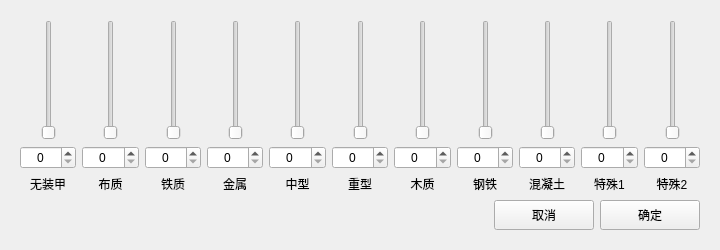
<?xml version="1.0" encoding="UTF-8"?>
<ui version="4.0">
 <class>Form</class>
 <widget class="QWidget" name="Form">
  <property name="geometry">
   <rect>
    <x>0</x>
    <y>0</y>
    <width>720</width>
    <height>250</height>
   </rect>
  </property>
  <property name="windowTitle">
   <string>Form</string>
  </property>
  <layout class="QGridLayout" name="gridLayout_4">
   <item row="0" column="0">
    <widget class="QWidget" name="widget" native="true">
     <layout class="QGridLayout" name="gridLayout_26">
      <item row="0" column="0">
       <layout class="QGridLayout" name="gridLayout_25">
        <item row="0" column="0">
         <layout class="QGridLayout" name="gridLayout_3">
          <item row="0" column="0">
           <layout class="QGridLayout" name="gridLayout_2">
            <item row="0" column="0">
             <spacer name="horizontalSpacer_2">
              <property name="orientation">
               <enum>Qt::Horizontal</enum>
              </property>
              <property name="sizeHint" stdset="0">
               <size>
                <width>10</width>
                <height>20</height>
               </size>
              </property>
             </spacer>
            </item>
            <item row="0" column="1">
             <widget class="QSlider" name="verticalSlider_1">
              <property name="minimumSize">
               <size>
                <width>0</width>
                <height>120</height>
               </size>
              </property>
              <property name="maximum">
               <number>100</number>
              </property>
              <property name="orientation">
               <enum>Qt::Vertical</enum>
              </property>
             </widget>
            </item>
            <item row="0" column="2">
             <spacer name="horizontalSpacer_3">
              <property name="orientation">
               <enum>Qt::Horizontal</enum>
              </property>
              <property name="sizeHint" stdset="0">
               <size>
                <width>10</width>
                <height>20</height>
               </size>
              </property>
             </spacer>
            </item>
           </layout>
          </item>
          <item row="1" column="0">
           <widget class="QSpinBox" name="spinBox_1">
            <property name="alignment">
             <set>Qt::AlignCenter</set>
            </property>
            <property name="maximum">
             <number>1000</number>
            </property>
           </widget>
          </item>
          <item row="2" column="0">
           <widget class="QLabel" name="label_1">
            <property name="text">
             <string>无装甲</string>
            </property>
            <property name="alignment">
             <set>Qt::AlignCenter</set>
            </property>
           </widget>
          </item>
         </layout>
        </item>
        <item row="0" column="1">
         <layout class="QGridLayout" name="gridLayout_5">
          <item row="0" column="0">
           <layout class="QGridLayout" name="gridLayout_6">
            <item row="0" column="0">
             <spacer name="horizontalSpacer_4">
              <property name="orientation">
               <enum>Qt::Horizontal</enum>
              </property>
              <property name="sizeHint" stdset="0">
               <size>
                <width>10</width>
                <height>20</height>
               </size>
              </property>
             </spacer>
            </item>
            <item row="0" column="1">
             <widget class="QSlider" name="verticalSlider_2">
              <property name="minimumSize">
               <size>
                <width>0</width>
                <height>120</height>
               </size>
              </property>
              <property name="maximum">
               <number>100</number>
              </property>
              <property name="orientation">
               <enum>Qt::Vertical</enum>
              </property>
             </widget>
            </item>
            <item row="0" column="2">
             <spacer name="horizontalSpacer_5">
              <property name="orientation">
               <enum>Qt::Horizontal</enum>
              </property>
              <property name="sizeHint" stdset="0">
               <size>
                <width>10</width>
                <height>20</height>
               </size>
              </property>
             </spacer>
            </item>
           </layout>
          </item>
          <item row="1" column="0">
           <widget class="QSpinBox" name="spinBox_2">
            <property name="alignment">
             <set>Qt::AlignCenter</set>
            </property>
            <property name="maximum">
             <number>1000</number>
            </property>
           </widget>
          </item>
          <item row="2" column="0">
           <widget class="QLabel" name="label_2">
            <property name="text">
             <string>布质</string>
            </property>
            <property name="alignment">
             <set>Qt::AlignCenter</set>
            </property>
           </widget>
          </item>
         </layout>
        </item>
        <item row="0" column="2">
         <layout class="QGridLayout" name="gridLayout_7">
          <item row="0" column="0">
           <layout class="QGridLayout" name="gridLayout_8">
            <item row="0" column="0">
             <spacer name="horizontalSpacer_6">
              <property name="orientation">
               <enum>Qt::Horizontal</enum>
              </property>
              <property name="sizeHint" stdset="0">
               <size>
                <width>10</width>
                <height>20</height>
               </size>
              </property>
             </spacer>
            </item>
            <item row="0" column="1">
             <widget class="QSlider" name="verticalSlider_3">
              <property name="minimumSize">
               <size>
                <width>0</width>
                <height>120</height>
               </size>
              </property>
              <property name="maximum">
               <number>100</number>
              </property>
              <property name="orientation">
               <enum>Qt::Vertical</enum>
              </property>
             </widget>
            </item>
            <item row="0" column="2">
             <spacer name="horizontalSpacer_7">
              <property name="orientation">
               <enum>Qt::Horizontal</enum>
              </property>
              <property name="sizeHint" stdset="0">
               <size>
                <width>10</width>
                <height>20</height>
               </size>
              </property>
             </spacer>
            </item>
           </layout>
          </item>
          <item row="1" column="0">
           <widget class="QSpinBox" name="spinBox_3">
            <property name="alignment">
             <set>Qt::AlignCenter</set>
            </property>
            <property name="maximum">
             <number>1000</number>
            </property>
           </widget>
          </item>
          <item row="2" column="0">
           <widget class="QLabel" name="label_3">
            <property name="text">
             <string>铁质</string>
            </property>
            <property name="alignment">
             <set>Qt::AlignCenter</set>
            </property>
           </widget>
          </item>
         </layout>
        </item>
        <item row="0" column="3">
         <layout class="QGridLayout" name="gridLayout_9">
          <item row="0" column="0">
           <layout class="QGridLayout" name="gridLayout_10">
            <item row="0" column="0">
             <spacer name="horizontalSpacer_8">
              <property name="orientation">
               <enum>Qt::Horizontal</enum>
              </property>
              <property name="sizeHint" stdset="0">
               <size>
                <width>10</width>
                <height>20</height>
               </size>
              </property>
             </spacer>
            </item>
            <item row="0" column="1">
             <widget class="QSlider" name="verticalSlider_4">
              <property name="minimumSize">
               <size>
                <width>0</width>
                <height>120</height>
               </size>
              </property>
              <property name="maximum">
               <number>100</number>
              </property>
              <property name="orientation">
               <enum>Qt::Vertical</enum>
              </property>
             </widget>
            </item>
            <item row="0" column="2">
             <spacer name="horizontalSpacer_9">
              <property name="orientation">
               <enum>Qt::Horizontal</enum>
              </property>
              <property name="sizeHint" stdset="0">
               <size>
                <width>10</width>
                <height>20</height>
               </size>
              </property>
             </spacer>
            </item>
           </layout>
          </item>
          <item row="1" column="0">
           <widget class="QSpinBox" name="spinBox_4">
            <property name="alignment">
             <set>Qt::AlignCenter</set>
            </property>
            <property name="maximum">
             <number>1000</number>
            </property>
           </widget>
          </item>
          <item row="2" column="0">
           <widget class="QLabel" name="label_4">
            <property name="text">
             <string>金属</string>
            </property>
            <property name="alignment">
             <set>Qt::AlignCenter</set>
            </property>
           </widget>
          </item>
         </layout>
        </item>
        <item row="0" column="4">
         <layout class="QGridLayout" name="gridLayout_11">
          <item row="0" column="0">
           <layout class="QGridLayout" name="gridLayout_12">
            <item row="0" column="0">
             <spacer name="horizontalSpacer_10">
              <property name="orientation">
               <enum>Qt::Horizontal</enum>
              </property>
              <property name="sizeHint" stdset="0">
               <size>
                <width>10</width>
                <height>20</height>
               </size>
              </property>
             </spacer>
            </item>
            <item row="0" column="1">
             <widget class="QSlider" name="verticalSlider_5">
              <property name="minimumSize">
               <size>
                <width>0</width>
                <height>120</height>
               </size>
              </property>
              <property name="maximum">
               <number>100</number>
              </property>
              <property name="orientation">
               <enum>Qt::Vertical</enum>
              </property>
             </widget>
            </item>
            <item row="0" column="2">
             <spacer name="horizontalSpacer_11">
              <property name="orientation">
               <enum>Qt::Horizontal</enum>
              </property>
              <property name="sizeHint" stdset="0">
               <size>
                <width>10</width>
                <height>20</height>
               </size>
              </property>
             </spacer>
            </item>
           </layout>
          </item>
          <item row="1" column="0">
           <widget class="QSpinBox" name="spinBox_5">
            <property name="alignment">
             <set>Qt::AlignCenter</set>
            </property>
            <property name="maximum">
             <number>1000</number>
            </property>
           </widget>
          </item>
          <item row="2" column="0">
           <widget class="QLabel" name="label_5">
            <property name="text">
             <string>中型</string>
            </property>
            <property name="alignment">
             <set>Qt::AlignCenter</set>
            </property>
           </widget>
          </item>
         </layout>
        </item>
        <item row="0" column="5">
         <layout class="QGridLayout" name="gridLayout_13">
          <item row="0" column="0">
           <layout class="QGridLayout" name="gridLayout_14">
            <item row="0" column="0">
             <spacer name="horizontalSpacer_12">
              <property name="orientation">
               <enum>Qt::Horizontal</enum>
              </property>
              <property name="sizeHint" stdset="0">
               <size>
                <width>10</width>
                <height>20</height>
               </size>
              </property>
             </spacer>
            </item>
            <item row="0" column="1">
             <widget class="QSlider" name="verticalSlider_6">
              <property name="minimumSize">
               <size>
                <width>0</width>
                <height>120</height>
               </size>
              </property>
              <property name="maximum">
               <number>100</number>
              </property>
              <property name="orientation">
               <enum>Qt::Vertical</enum>
              </property>
             </widget>
            </item>
            <item row="0" column="2">
             <spacer name="horizontalSpacer_13">
              <property name="orientation">
               <enum>Qt::Horizontal</enum>
              </property>
              <property name="sizeHint" stdset="0">
               <size>
                <width>10</width>
                <height>20</height>
               </size>
              </property>
             </spacer>
            </item>
           </layout>
          </item>
          <item row="1" column="0">
           <widget class="QSpinBox" name="spinBox_6">
            <property name="alignment">
             <set>Qt::AlignCenter</set>
            </property>
            <property name="maximum">
             <number>1000</number>
            </property>
           </widget>
          </item>
          <item row="2" column="0">
           <widget class="QLabel" name="label_6">
            <property name="text">
             <string>重型</string>
            </property>
            <property name="alignment">
             <set>Qt::AlignCenter</set>
            </property>
           </widget>
          </item>
         </layout>
        </item>
        <item row="0" column="6">
         <layout class="QGridLayout" name="gridLayout_15">
          <item row="0" column="0">
           <layout class="QGridLayout" name="gridLayout_16">
            <item row="0" column="0">
             <spacer name="horizontalSpacer_14">
              <property name="orientation">
               <enum>Qt::Horizontal</enum>
              </property>
              <property name="sizeHint" stdset="0">
               <size>
                <width>10</width>
                <height>20</height>
               </size>
              </property>
             </spacer>
            </item>
            <item row="0" column="1">
             <widget class="QSlider" name="verticalSlider_7">
              <property name="minimumSize">
               <size>
                <width>0</width>
                <height>120</height>
               </size>
              </property>
              <property name="maximum">
               <number>100</number>
              </property>
              <property name="orientation">
               <enum>Qt::Vertical</enum>
              </property>
             </widget>
            </item>
            <item row="0" column="2">
             <spacer name="horizontalSpacer_15">
              <property name="orientation">
               <enum>Qt::Horizontal</enum>
              </property>
              <property name="sizeHint" stdset="0">
               <size>
                <width>10</width>
                <height>20</height>
               </size>
              </property>
             </spacer>
            </item>
           </layout>
          </item>
          <item row="1" column="0">
           <widget class="QSpinBox" name="spinBox_7">
            <property name="alignment">
             <set>Qt::AlignCenter</set>
            </property>
            <property name="maximum">
             <number>1000</number>
            </property>
           </widget>
          </item>
          <item row="2" column="0">
           <widget class="QLabel" name="label_7">
            <property name="text">
             <string>木质</string>
            </property>
            <property name="alignment">
             <set>Qt::AlignCenter</set>
            </property>
           </widget>
          </item>
         </layout>
        </item>
        <item row="0" column="7">
         <layout class="QGridLayout" name="gridLayout_17">
          <item row="0" column="0">
           <layout class="QGridLayout" name="gridLayout_18">
            <item row="0" column="0">
             <spacer name="horizontalSpacer_16">
              <property name="orientation">
               <enum>Qt::Horizontal</enum>
              </property>
              <property name="sizeHint" stdset="0">
               <size>
                <width>10</width>
                <height>20</height>
               </size>
              </property>
             </spacer>
            </item>
            <item row="0" column="1">
             <widget class="QSlider" name="verticalSlider_8">
              <property name="minimumSize">
               <size>
                <width>0</width>
                <height>120</height>
               </size>
              </property>
              <property name="maximum">
               <number>100</number>
              </property>
              <property name="orientation">
               <enum>Qt::Vertical</enum>
              </property>
             </widget>
            </item>
            <item row="0" column="2">
             <spacer name="horizontalSpacer_17">
              <property name="orientation">
               <enum>Qt::Horizontal</enum>
              </property>
              <property name="sizeHint" stdset="0">
               <size>
                <width>10</width>
                <height>20</height>
               </size>
              </property>
             </spacer>
            </item>
           </layout>
          </item>
          <item row="1" column="0">
           <widget class="QSpinBox" name="spinBox_8">
            <property name="alignment">
             <set>Qt::AlignCenter</set>
            </property>
            <property name="maximum">
             <number>1000</number>
            </property>
           </widget>
          </item>
          <item row="2" column="0">
           <widget class="QLabel" name="label_8">
            <property name="text">
             <string>钢铁</string>
            </property>
            <property name="alignment">
             <set>Qt::AlignCenter</set>
            </property>
           </widget>
          </item>
         </layout>
        </item>
        <item row="0" column="8">
         <layout class="QGridLayout" name="gridLayout_19">
          <item row="0" column="0">
           <layout class="QGridLayout" name="gridLayout_20">
            <item row="0" column="0">
             <spacer name="horizontalSpacer_18">
              <property name="orientation">
               <enum>Qt::Horizontal</enum>
              </property>
              <property name="sizeHint" stdset="0">
               <size>
                <width>10</width>
                <height>20</height>
               </size>
              </property>
             </spacer>
            </item>
            <item row="0" column="1">
             <widget class="QSlider" name="verticalSlider_9">
              <property name="minimumSize">
               <size>
                <width>0</width>
                <height>120</height>
               </size>
              </property>
              <property name="maximum">
               <number>100</number>
              </property>
              <property name="orientation">
               <enum>Qt::Vertical</enum>
              </property>
             </widget>
            </item>
            <item row="0" column="2">
             <spacer name="horizontalSpacer_19">
              <property name="orientation">
               <enum>Qt::Horizontal</enum>
              </property>
              <property name="sizeHint" stdset="0">
               <size>
                <width>10</width>
                <height>20</height>
               </size>
              </property>
             </spacer>
            </item>
           </layout>
          </item>
          <item row="1" column="0">
           <widget class="QSpinBox" name="spinBox_9">
            <property name="alignment">
             <set>Qt::AlignCenter</set>
            </property>
            <property name="maximum">
             <number>1000</number>
            </property>
           </widget>
          </item>
          <item row="2" column="0">
           <widget class="QLabel" name="label_9">
            <property name="text">
             <string>混凝土</string>
            </property>
            <property name="alignment">
             <set>Qt::AlignCenter</set>
            </property>
           </widget>
          </item>
         </layout>
        </item>
        <item row="0" column="9">
         <layout class="QGridLayout" name="gridLayout_21">
          <item row="0" column="0">
           <layout class="QGridLayout" name="gridLayout_22">
            <item row="0" column="0">
             <spacer name="horizontalSpacer_20">
              <property name="orientation">
               <enum>Qt::Horizontal</enum>
              </property>
              <property name="sizeHint" stdset="0">
               <size>
                <width>10</width>
                <height>20</height>
               </size>
              </property>
             </spacer>
            </item>
            <item row="0" column="1">
             <widget class="QSlider" name="verticalSlider_10">
              <property name="minimumSize">
               <size>
                <width>0</width>
                <height>120</height>
               </size>
              </property>
              <property name="maximum">
               <number>100</number>
              </property>
              <property name="orientation">
               <enum>Qt::Vertical</enum>
              </property>
             </widget>
            </item>
            <item row="0" column="2">
             <spacer name="horizontalSpacer_21">
              <property name="orientation">
               <enum>Qt::Horizontal</enum>
              </property>
              <property name="sizeHint" stdset="0">
               <size>
                <width>10</width>
                <height>20</height>
               </size>
              </property>
             </spacer>
            </item>
           </layout>
          </item>
          <item row="1" column="0">
           <widget class="QSpinBox" name="spinBox_10">
            <property name="alignment">
             <set>Qt::AlignCenter</set>
            </property>
            <property name="maximum">
             <number>1000</number>
            </property>
           </widget>
          </item>
          <item row="2" column="0">
           <widget class="QLabel" name="label_10">
            <property name="text">
             <string>特殊1</string>
            </property>
            <property name="alignment">
             <set>Qt::AlignCenter</set>
            </property>
           </widget>
          </item>
         </layout>
        </item>
        <item row="0" column="10">
         <layout class="QGridLayout" name="gridLayout_23">
          <item row="0" column="0">
           <layout class="QGridLayout" name="gridLayout_24">
            <item row="0" column="0">
             <spacer name="horizontalSpacer_22">
              <property name="orientation">
               <enum>Qt::Horizontal</enum>
              </property>
              <property name="sizeHint" stdset="0">
               <size>
                <width>10</width>
                <height>20</height>
               </size>
              </property>
             </spacer>
            </item>
            <item row="0" column="1">
             <widget class="QSlider" name="verticalSlider_11">
              <property name="minimumSize">
               <size>
                <width>0</width>
                <height>120</height>
               </size>
              </property>
              <property name="maximum">
               <number>100</number>
              </property>
              <property name="orientation">
               <enum>Qt::Vertical</enum>
              </property>
             </widget>
            </item>
            <item row="0" column="2">
             <spacer name="horizontalSpacer_23">
              <property name="orientation">
               <enum>Qt::Horizontal</enum>
              </property>
              <property name="sizeHint" stdset="0">
               <size>
                <width>10</width>
                <height>20</height>
               </size>
              </property>
             </spacer>
            </item>
           </layout>
          </item>
          <item row="1" column="0">
           <widget class="QSpinBox" name="spinBox_11">
            <property name="alignment">
             <set>Qt::AlignCenter</set>
            </property>
            <property name="maximum">
             <number>1000</number>
            </property>
           </widget>
          </item>
          <item row="2" column="0">
           <widget class="QLabel" name="label_11">
            <property name="text">
             <string>特殊2</string>
            </property>
            <property name="alignment">
             <set>Qt::AlignCenter</set>
            </property>
           </widget>
          </item>
         </layout>
        </item>
       </layout>
      </item>
      <item row="1" column="0">
       <spacer name="verticalSpacer">
        <property name="orientation">
         <enum>Qt::Vertical</enum>
        </property>
        <property name="sizeType">
         <enum>QSizePolicy::Expanding</enum>
        </property>
        <property name="sizeHint" stdset="0">
         <size>
          <width>178</width>
          <height>39</height>
         </size>
        </property>
       </spacer>
      </item>
      <item row="2" column="0">
       <layout class="QGridLayout" name="gridLayout">
        <item row="0" column="0">
         <spacer name="horizontalSpacer">
          <property name="orientation">
           <enum>Qt::Horizontal</enum>
          </property>
          <property name="sizeHint" stdset="0">
           <size>
            <width>40</width>
            <height>20</height>
           </size>
          </property>
         </spacer>
        </item>
        <item row="0" column="1">
         <widget class="QPushButton" name="pushButton_cancel">
          <property name="minimumSize">
           <size>
            <width>100</width>
            <height>30</height>
           </size>
          </property>
          <property name="text">
           <string>取消</string>
          </property>
         </widget>
        </item>
        <item row="0" column="2">
         <widget class="QPushButton" name="pushButton_sure">
          <property name="minimumSize">
           <size>
            <width>100</width>
            <height>30</height>
           </size>
          </property>
          <property name="text">
           <string>确定</string>
          </property>
         </widget>
        </item>
       </layout>
      </item>
     </layout>
    </widget>
   </item>
  </layout>
 </widget>
 <resources/>
 <connections>
  <connection>
   <sender>verticalSlider_1</sender>
   <signal>valueChanged(int)</signal>
   <receiver>spinBox_1</receiver>
   <slot>setValue(int)</slot>
   <hints>
    <hint type="sourcelabel">
     <x>48</x>
     <y>105</y>
    </hint>
    <hint type="destinationlabel">
     <x>48</x>
     <y>163</y>
    </hint>
   </hints>
  </connection>
  <connection>
   <sender>verticalSlider_2</sender>
   <signal>valueChanged(int)</signal>
   <receiver>spinBox_2</receiver>
   <slot>setValue(int)</slot>
   <hints>
    <hint type="sourcelabel">
     <x>112</x>
     <y>101</y>
    </hint>
    <hint type="destinationlabel">
     <x>105</x>
     <y>165</y>
    </hint>
   </hints>
  </connection>
  <connection>
   <sender>verticalSlider_3</sender>
   <signal>valueChanged(int)</signal>
   <receiver>spinBox_3</receiver>
   <slot>setValue(int)</slot>
   <hints>
    <hint type="sourcelabel">
     <x>168</x>
     <y>90</y>
    </hint>
    <hint type="destinationlabel">
     <x>167</x>
     <y>161</y>
    </hint>
   </hints>
  </connection>
  <connection>
   <sender>verticalSlider_4</sender>
   <signal>valueChanged(int)</signal>
   <receiver>spinBox_4</receiver>
   <slot>setValue(int)</slot>
   <hints>
    <hint type="sourcelabel">
     <x>233</x>
     <y>111</y>
    </hint>
    <hint type="destinationlabel">
     <x>233</x>
     <y>158</y>
    </hint>
   </hints>
  </connection>
  <connection>
   <sender>verticalSlider_5</sender>
   <signal>valueChanged(int)</signal>
   <receiver>spinBox_5</receiver>
   <slot>setValue(int)</slot>
   <hints>
    <hint type="sourcelabel">
     <x>292</x>
     <y>108</y>
    </hint>
    <hint type="destinationlabel">
     <x>293</x>
     <y>163</y>
    </hint>
   </hints>
  </connection>
  <connection>
   <sender>verticalSlider_6</sender>
   <signal>valueChanged(int)</signal>
   <receiver>spinBox_6</receiver>
   <slot>setValue(int)</slot>
   <hints>
    <hint type="sourcelabel">
     <x>354</x>
     <y>98</y>
    </hint>
    <hint type="destinationlabel">
     <x>356</x>
     <y>160</y>
    </hint>
   </hints>
  </connection>
  <connection>
   <sender>verticalSlider_7</sender>
   <signal>valueChanged(int)</signal>
   <receiver>spinBox_7</receiver>
   <slot>setValue(int)</slot>
   <hints>
    <hint type="sourcelabel">
     <x>416</x>
     <y>104</y>
    </hint>
    <hint type="destinationlabel">
     <x>416</x>
     <y>158</y>
    </hint>
   </hints>
  </connection>
  <connection>
   <sender>verticalSlider_8</sender>
   <signal>valueChanged(int)</signal>
   <receiver>spinBox_8</receiver>
   <slot>setValue(int)</slot>
   <hints>
    <hint type="sourcelabel">
     <x>483</x>
     <y>92</y>
    </hint>
    <hint type="destinationlabel">
     <x>481</x>
     <y>161</y>
    </hint>
   </hints>
  </connection>
  <connection>
   <sender>verticalSlider_9</sender>
   <signal>valueChanged(int)</signal>
   <receiver>spinBox_9</receiver>
   <slot>setValue(int)</slot>
   <hints>
    <hint type="sourcelabel">
     <x>541</x>
     <y>112</y>
    </hint>
    <hint type="destinationlabel">
     <x>542</x>
     <y>153</y>
    </hint>
   </hints>
  </connection>
  <connection>
   <sender>verticalSlider_10</sender>
   <signal>valueChanged(int)</signal>
   <receiver>spinBox_10</receiver>
   <slot>setValue(int)</slot>
   <hints>
    <hint type="sourcelabel">
     <x>602</x>
     <y>111</y>
    </hint>
    <hint type="destinationlabel">
     <x>603</x>
     <y>156</y>
    </hint>
   </hints>
  </connection>
  <connection>
   <sender>verticalSlider_11</sender>
   <signal>valueChanged(int)</signal>
   <receiver>spinBox_11</receiver>
   <slot>setValue(int)</slot>
   <hints>
    <hint type="sourcelabel">
     <x>663</x>
     <y>109</y>
    </hint>
    <hint type="destinationlabel">
     <x>663</x>
     <y>162</y>
    </hint>
   </hints>
  </connection>
 </connections>
</ui>
